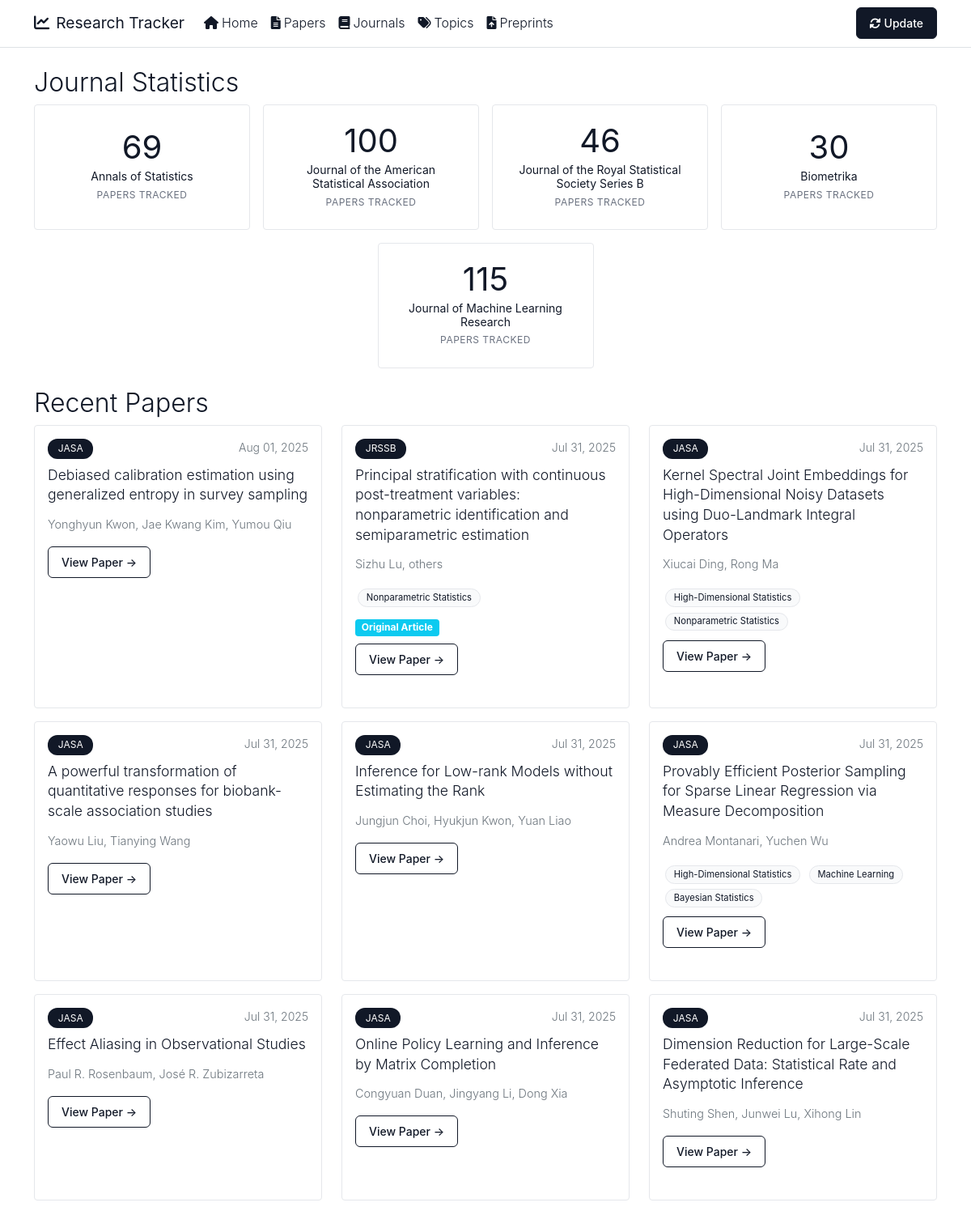
The page / (upper part) on the database its author committed.
### app/models.py (models this page shows)
class Journal(Base):
    __tablename__ = 'journals'
    id = Column(Integer, primary_key=True, index=True)
    name = Column(String(100), unique=True, index=True)
    short_name = Column(String(20), unique=True, index=True)
    abbreviation = Column(String(20), unique=True)
    url = Column(String(500))
    papers_url = Column(String(500))
    papers = relationship("Paper", back_populates="journal")

class Paper(Base):
    __tablename__ = 'papers'
    id = Column(Integer, primary_key=True, index=True)
    title = Column(String(500), index=True)
    abstract = Column(Text, nullable=True)
    doi = Column(String(200), nullable=True, unique=True)
    url = Column(String(500), nullable=True)
    pdf_url = Column(String(500), nullable=True)
    bibtex = Column(Text, nullable=True)  # Store BibTeX citation
    publication_date = Column(DateTime, nullable=True)
    accepted_date = Column(DateTime, nullable=True)
    scraped_date = Column(DateTime, default=datetime.utcnow)
    section = Column(String(100), nullable=True)  # Added section field
    journal_id = Column(Integer, ForeignKey('journals.id'))
    journal = relationship("Journal", back_populates="papers")
    authors = relationship("Author", secondary=paper_authors, back_populates="papers", order_by=paper_authors.c.author_order)
    topics = relationship("Topic", secondary=paper_topics, back_populates="papers")

class Author(Base):
    __tablename__ = 'authors'
    id = Column(Integer, primary_key=True, index=True)
    name = Column(String(200), index=True)
    email = Column(String(200), nullable=True)
    affiliation = Column(String(500), nullable=True)
    papers = relationship("Paper", secondary=paper_authors, back_populates="authors")

class Topic(Base):
    __tablename__ = 'topics'
    id = Column(Integer, primary_key=True, index=True)
    name = Column(String(100), unique=True, index=True)
    description = Column(Text, nullable=True)
    papers = relationship("Paper", secondary=paper_topics, back_populates="topics")

### app/main.py (the view)
@app.get("/", response_class=HTMLResponse)
async def home(request: Request, db: Session = Depends(get_db)):
    recent_papers = db.query(Paper).options(joinedload(Paper.journal)).order_by(
        desc(Paper.publication_date),
        desc(Paper.scraped_date)
    ).limit(20).all()
    journal_stats = db.query(
        Journal.name,
        func.count(Paper.id).label('paper_count')
    ).join(Paper).group_by(Journal.id).all()
    return templates.TemplateResponse("index.html", {
        "request": request,
        "recent_papers": recent_papers,
        "journal_stats": journal_stats
    })

### templates/index.html (shortened to what this page needs)
{% extends "base.html" %}
{% block content %}
<div class="row mb-4">
    <div class="col-12">
        <h2>Journal Statistics</h2>
        {% if journal_stats %}
        <div class="row g-3 justify-content-center">
            {% for journal_name, paper_count in journal_stats %}
            <div class="col-sm-6 col-md-4 col-lg-3">
                <div class="stat-card h-100">
                    <div class="stat-number">{{ paper_count }}</div>
                    <div class="stat-title">{{ journal_name }}</div>
                    <div class="stat-label">papers tracked</div>
                </div>
            </div>
            {% endfor %}
        </div>
        {% else %}
        <div class="empty-state">
            <i class="fas fa-chart-bar"></i>
            <h5>No statistics available yet</h5>
            <p>Click "Update" to start tracking papers from journals</p>
        </div>
        {% endif %}
    </div>
</div>
<div class="row">
    <div class="col-12">
        <h2>Recent Papers</h2>
        {% if recent_papers %}
        <div class="row">
            {% for paper in recent_papers %}
            <div class="col-md-6 col-lg-4 mb-3">
                <div class="card paper-card h-100">
                    <div class="card-body">
                        <div class="d-flex justify-content-between align-items-start mb-2">
                            <span class="badge bg-primary journal-badge">
                            {%- if paper.journal -%}
                                {%- if paper.journal.abbreviation -%}
                                    {{ paper.journal.abbreviation }}
                                {%- elif paper.journal.short_name -%}
                                    {{ paper.journal.short_name }}
                                {%- else -%}
                                    {{ paper.journal.name[:4].upper() }}
                                {%- endif -%}
                            {%- else -%}
                                Unknown
                            {%- endif -%}
                            </span>
                            <small class="text-muted">{{ paper.publication_date.strftime('%b %d, %Y') if paper.publication_date else (paper.scraped_date.strftime('%b %d, %Y') if paper.scraped_date else '') }}</small>
                        </div>
                        <h5 class="card-title">
                            <a href="/paper/{{ paper.id }}" class="text-decoration-none">{{ paper.title }}</a>
                        </h5>
                        {% if paper.authors %}
                        <p class="card-text authors-list text-muted small">
                            {{ (paper.authors | format_authors)[:3] | join(', ') }}
                        </p>
                        {% endif %}
                        {% if paper.topics %}
                        <div class="mb-2">
                            {% for topic in paper.topics[:3] %}
                            <span class="badge bg-secondary topic-tag">{{ topic.name }}</span>
                            {% endfor %}
                        </div>
                        {% endif %}
                        {% if paper.section %}
                        <div class="mb-2">
                            <span class="badge bg-info">{{ paper.section }}</span>
                        </div>
                        {% endif %}
                        {% if paper.url %}
                        <a href="{{ paper.url }}" class="btn btn-sm btn-outline-primary" target="_blank">
                            View Paper →
                        </a>
                        {% endif %}
                    </div>
                </div>
            </div>
            {% endfor %}
        </div>
        {% else %}
        <div class="text-center py-5">
            <p class="text-muted">No papers found. Click the "Update" button to scrape for recent papers.</p>
        </div>
        {% endif %}
    </div>
</div>
{% endblock %}

### static/style.css (style rules this page uses)
:root { --primary-color: #111827; --secondary-color: #111827; --accent-color: #6b7280; --success-color: #059669; --warning-color: #d97706; --light-bg: #f9fafb; --dark-text: #111827; --border-radius: 8px; --box-shadow: 0 1px 3px rgba(0,0,0,0.05); }
body { font-family: -apple-system, BlinkMacSystemFont, 'Segoe UI', Roboto, sans-serif; line-height: 1.6; color: var(--dark-text); font-weight: 300; }
h1, h2, h3, h4, h5, h6 { font-weight: 300; color: var(--dark-text); }
.card { border: 1px solid #e5e7eb; border-radius: 4px; box-shadow: none; transition: all 0.2s ease; height: 100%; }
.paper-card { margin-bottom: 1.5rem; }
.paper-card .card-title { font-size: 1.1rem; line-height: 1.4; margin-bottom: 0.75rem; }
.paper-card .card-title a { color: var(--dark-text); text-decoration: none; }
.stat-card { text-align: center; padding: 1.5rem; background: white; border-radius: 4px; border: 1px solid #e5e7eb; transition: all 0.2s ease; display: flex; flex-direction: column; justify-content: center; min-height: 120px; }
.stat-number { font-size: 2.5rem; font-weight: 400; color: var(--primary-color); margin-bottom: 0.5rem; line-height: 1; }
.stat-title { font-size: 0.875rem; font-weight: 400; color: var(--dark-text); margin-bottom: 0.25rem; line-height: 1.2; }
.stat-label { color: #6b7280; font-size: 0.75rem; text-transform: uppercase; letter-spacing: 0.5px; font-weight: 400; }
.journal-badge { background: var(--primary-color) !important; font-size: 0.75rem; padding: 0.4rem 0.8rem; border-radius: 12px; font-weight: 400; color: white !important; }
.topic-tag { background: var(--light-bg) !important; color: var(--dark-text) !important; border: 1px solid #e5e7eb; font-size: 0.7rem; padding: 0.3rem 0.6rem; border-radius: 12px; margin: 0.2rem; display: inline-block; font-weight: 400; }
.btn { border-radius: 4px; padding: 0.5rem 1rem; font-weight: 400; transition: all 0.2s ease; font-size: 0.875rem; border-width: 1px; }
.btn-outline-primary { color: var(--primary-color); border-color: var(--primary-color); font-weight: 500; border-radius: 6px; }
.authors-list { color: #6c757d; font-size: 0.9rem; }

### rows shown on the page
Journal: paper_count "69", name "Annals of Statistics"
Journal: paper_count "100", name "Journal of the American Statistical Association"
Journal: paper_count "46", name "Journal of the Royal Statistical Society Series B"
Journal: paper_count "30", name "Biometrika"
Journal: paper_count "115", name "Journal of Machine Learning Research"
Paper: journal.abbreviation "JASA", publication_date "Aug 01, 2025", title "Debiased calibration estimation using generalized entropy in survey sampling"
Author: name.name "Yonghyun Kwon, Jae Kwang Kim, Yumou Qiu"
Paper: journal.abbreviation "JRSSB", publication_date "Jul 31, 2025", title "Principal stratification with continuous post-treatment variables: nonparametric identification and semiparametric estimation", section "Original Article"
Author: name.name "Sizhu Lu, others"
Topic: name "Nonparametric Statistics"
Paper: journal.abbreviation "JASA", publication_date "Jul 31, 2025", title "Kernel Spectral Joint Embeddings for High-Dimensional Noisy Datasets using Duo-Landmark Integral Operators"
Author: name.name "Xiucai Ding, Rong Ma"
Topic: name "High-Dimensional Statistics"
Paper: journal.abbreviation "JASA", publication_date "Jul 31, 2025", title "A powerful transformation of quantitative responses for biobank-scale association studies"
Author: name.name "Yaowu Liu, Tianying Wang"
Paper: journal.abbreviation "JASA", publication_date "Jul 31, 2025", title "Inference for Low-rank Models without Estimating the Rank"
Author: name.name "Jungjun Choi, Hyukjun Kwon, Yuan Liao"
Paper: journal.abbreviation "JASA", publication_date "Jul 31, 2025", title "Provably Efficient Posterior Sampling for Sparse Linear Regression via Measure Decomposition"
Author: name.name "Andrea Montanari, Yuchen Wu"
Topic: name "Machine Learning"
Topic: name "Bayesian Statistics"
Paper: journal.abbreviation "JASA", publication_date "Jul 31, 2025", title "Effect Aliasing in Observational Studies"
Author: name.name "Paul R. Rosenbaum, José R. Zubizarreta"
Paper: journal.abbreviation "JASA", publication_date "Jul 31, 2025", title "Online Policy Learning and Inference by Matrix Completion"
Author: name.name "Congyuan Duan, Jingyang Li, Dong Xia"
Paper: journal.abbreviation "JASA", publication_date "Jul 31, 2025", title "Dimension Reduction for Large-Scale Federated Data: Statistical Rate and Asymptotic Inference"
Author: name.name "Shuting Shen, Junwei Lu, Xihong Lin"
